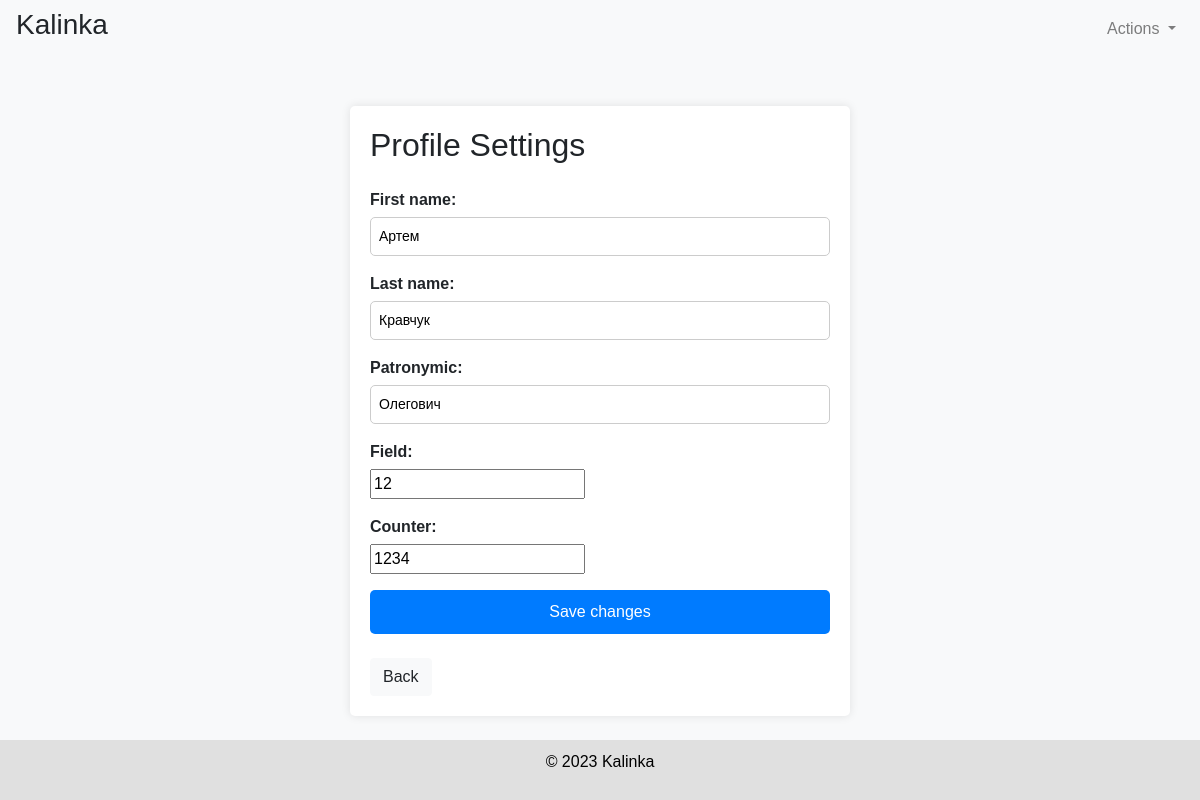
/settings/artem/ (signed in), run on an earlier commit of the app's database.
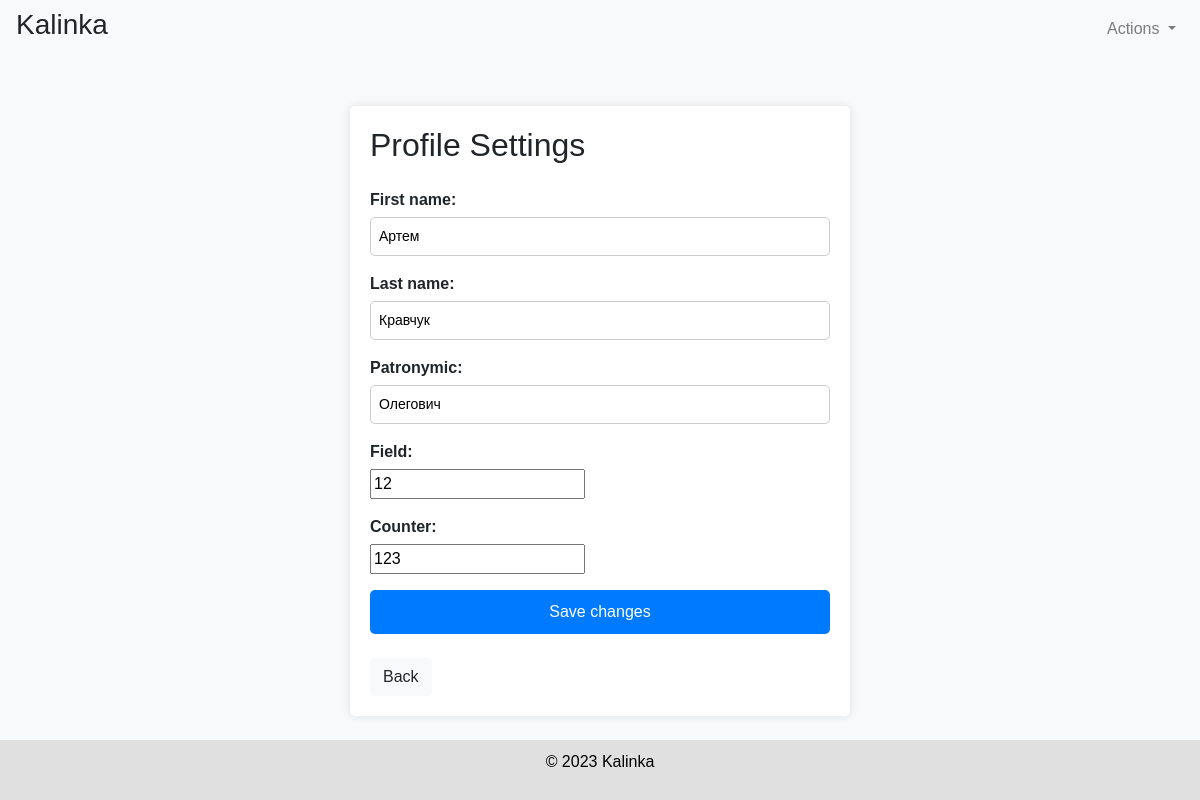
And on a later commit of the database.
### vebschet/models.py (models this page shows, shortened)
class UserProfile(models.Model):
    objects = None
    user = models.OneToOneField(User, on_delete=models.CASCADE)
    first_name = models.CharField(max_length=100, null=True, blank=True)
    last_name = models.CharField(max_length=100, null=True, blank=True)
    patronymic = models.CharField(max_length=100, null=True, blank=True)
    field = models.IntegerField(null=True, blank=True)
    counter = models.IntegerField(null=True, blank=True)
    class Meta:
        app_label = 'vebschet'

### vebschet/views.py (the view)
# urls.py: path('settings/<str:username>/', vebschet_views.settings, name='settings'),
@login_required
def settings(request, username):
    user_profile = get_user_profile(request, username)
    if request.method == 'POST':
        form = UserProfileForm(request.POST, instance=user_profile)
        if form.is_valid():
            for field in form.fields:
                if not form.cleaned_data[field]:
                    form.add_error(field, 'This field cannot be empty')
            if not form.errors:
                form.save()
                messages.success(request, 'Profile updated successfully')
                return redirect('counter', username=username)
    else:
        form = UserProfileForm(instance=user_profile)
    return render(request, 'vebschet/settings.html', {'form': form})

### vebschet/forms.py
class UserProfileForm(forms.ModelForm):
    class Meta:
        model = UserProfile
        fields = ['first_name', 'last_name', 'patronymic', 'field', 'counter']

### vebschet/utils.py (called while the page is built)
@login_required
def get_user_profile(request, username):
    if username != request.user.username:
        return redirect('profile', username=request.user.username)
    return request.user.userprofile

### vebschet/templates/vebschet/settings.html (shortened to what this page needs)
{% extends "base_generic.html" %}
{% block content %}
<div class="custom-container my-5">
  <h2 class="mb-4">Profile Settings</h2>
  <form method="POST" class="mb-4">
    {{ form.as_p }}
    <button type="submit" class="btn btn-primary">Save changes</button>
  </form>
  <a href="{% url 'counter' username=request.user.username %}" class="btn btn-light">Back</a>
</div>
{% endblock %}

What changed in the data, as far as the page shows it:
changed UserProfile "Артем": counter "1234" → "123"
